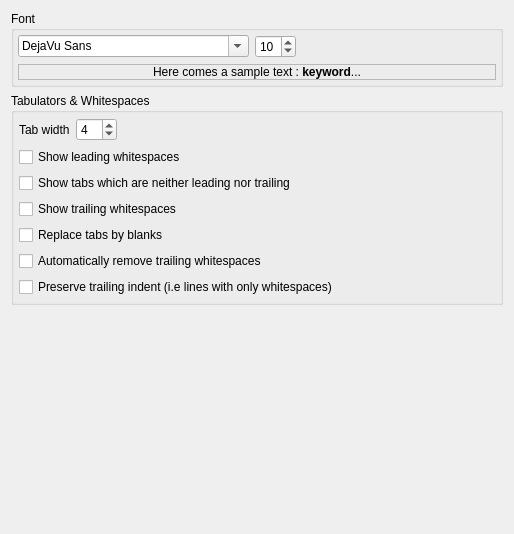
<ui version="4.0" >
 <class>EditorConfig</class>
 <widget class="QWidget" name="EditorConfig" >
  <property name="geometry" >
   <rect>
    <x>0</x>
    <y>0</y>
    <width>510</width>
    <height>534</height>
   </rect>
  </property>
  <layout class="QVBoxLayout" >
   <item>
    <widget class="QGroupBox" name="groupBox" >
     <property name="sizePolicy" >
      <sizepolicy vsizetype="Preferred" hsizetype="Preferred" >
       <horstretch>0</horstretch>
       <verstretch>0</verstretch>
      </sizepolicy>
     </property>
     <property name="title" >
      <string>Font</string>
     </property>
     <layout class="QGridLayout" >
      <property name="margin" >
       <number>4</number>
      </property>
      <item row="0" column="0" >
       <widget class="QFontComboBox" name="cbFont" >
        <property name="currentFont" >
         <font>
          <family>DejaVu Sans</family>
         </font>
        </property>
       </widget>
      </item>
      <item row="0" column="1" >
       <widget class="QSpinBox" name="spnFontSize" >
        <property name="buttonSymbols" >
         <enum>QAbstractSpinBox::UpDownArrows</enum>
        </property>
        <property name="minimum" >
         <number>6</number>
        </property>
        <property name="maximum" >
         <number>50</number>
        </property>
        <property name="value" >
         <number>10</number>
        </property>
       </widget>
      </item>
      <item row="1" column="0" colspan="3" >
       <widget class="QLabel" name="lblSampleText" >
        <property name="sizePolicy" >
         <sizepolicy vsizetype="Preferred" hsizetype="Preferred" >
          <horstretch>0</horstretch>
          <verstretch>0</verstretch>
         </sizepolicy>
        </property>
        <property name="frameShape" >
         <enum>QFrame::StyledPanel</enum>
        </property>
        <property name="frameShadow" >
         <enum>QFrame::Sunken</enum>
        </property>
        <property name="text" >
         <string>Here comes a sample text : &lt;b>keyword&lt;/b>...</string>
        </property>
        <property name="alignment" >
         <set>Qt::AlignCenter</set>
        </property>
        <property name="margin" >
         <number>5</number>
        </property>
       </widget>
      </item>
      <item row="0" column="2" >
       <spacer>
        <property name="orientation" >
         <enum>Qt::Horizontal</enum>
        </property>
        <property name="sizeHint" stdset="0" >
         <size>
          <width>40</width>
          <height>20</height>
         </size>
        </property>
       </spacer>
      </item>
     </layout>
    </widget>
   </item>
   <item>
    <widget class="QGroupBox" name="gbTabs" >
     <property name="sizePolicy" >
      <sizepolicy vsizetype="Preferred" hsizetype="Preferred" >
       <horstretch>0</horstretch>
       <verstretch>0</verstretch>
      </sizepolicy>
     </property>
     <property name="title" >
      <string>Tabulators &amp;&amp; Whitespaces</string>
     </property>
     <layout class="QVBoxLayout" >
      <property name="margin" >
       <number>5</number>
      </property>
      <item>
       <layout class="QHBoxLayout" >
        <item>
         <widget class="QLabel" name="lblTabWitdh" >
          <property name="sizePolicy" >
           <sizepolicy vsizetype="Preferred" hsizetype="Minimum" >
            <horstretch>0</horstretch>
            <verstretch>0</verstretch>
           </sizepolicy>
          </property>
          <property name="text" >
           <string>Tab width</string>
          </property>
          <property name="buddy" >
           <cstring>spnTabWidth</cstring>
          </property>
         </widget>
        </item>
        <item>
         <widget class="QSpinBox" name="spnTabWidth" >
          <property name="value" >
           <number>4</number>
          </property>
         </widget>
        </item>
        <item>
         <spacer>
          <property name="orientation" >
           <enum>Qt::Horizontal</enum>
          </property>
          <property name="sizeHint" stdset="0" >
           <size>
            <width>40</width>
            <height>20</height>
           </size>
          </property>
         </spacer>
        </item>
       </layout>
      </item>
      <item>
       <widget class="QCheckBox" name="chkShowLeadingWhitespace" >
        <property name="text" >
         <string>Show leading whitespaces</string>
        </property>
       </widget>
      </item>
      <item>
       <widget class="QCheckBox" name="chkShowTabsInText" >
        <property name="text" >
         <string>Show tabs which are neither leading nor trailing</string>
        </property>
       </widget>
      </item>
      <item>
       <widget class="QCheckBox" name="chkShowTrailingWhitespace" >
        <property name="text" >
         <string>Show trailing whitespaces</string>
        </property>
       </widget>
      </item>
      <item>
       <widget class="QCheckBox" name="chkReplaceTabs" >
        <property name="text" >
         <string>Replace tabs by blanks</string>
        </property>
       </widget>
      </item>
      <item>
       <widget class="QCheckBox" name="chkAutoRemoveTrailingWhitespace" >
        <property name="text" >
         <string>Automatically remove trailing whitespaces</string>
        </property>
       </widget>
      </item>
      <item>
       <widget class="QCheckBox" name="chkPreserveTrailingIndent" >
        <property name="text" >
         <string>Preserve trailing indent (i.e lines with only whitespaces)</string>
        </property>
       </widget>
      </item>
     </layout>
    </widget>
   </item>
   <item>
    <spacer>
     <property name="orientation" >
      <enum>Qt::Vertical</enum>
     </property>
     <property name="sizeType" >
      <enum>QSizePolicy::Expanding</enum>
     </property>
     <property name="sizeHint" stdset="0" >
      <size>
       <width>492</width>
       <height>181</height>
      </size>
     </property>
    </spacer>
   </item>
  </layout>
 </widget>
 <resources/>
 <connections/>
</ui>
